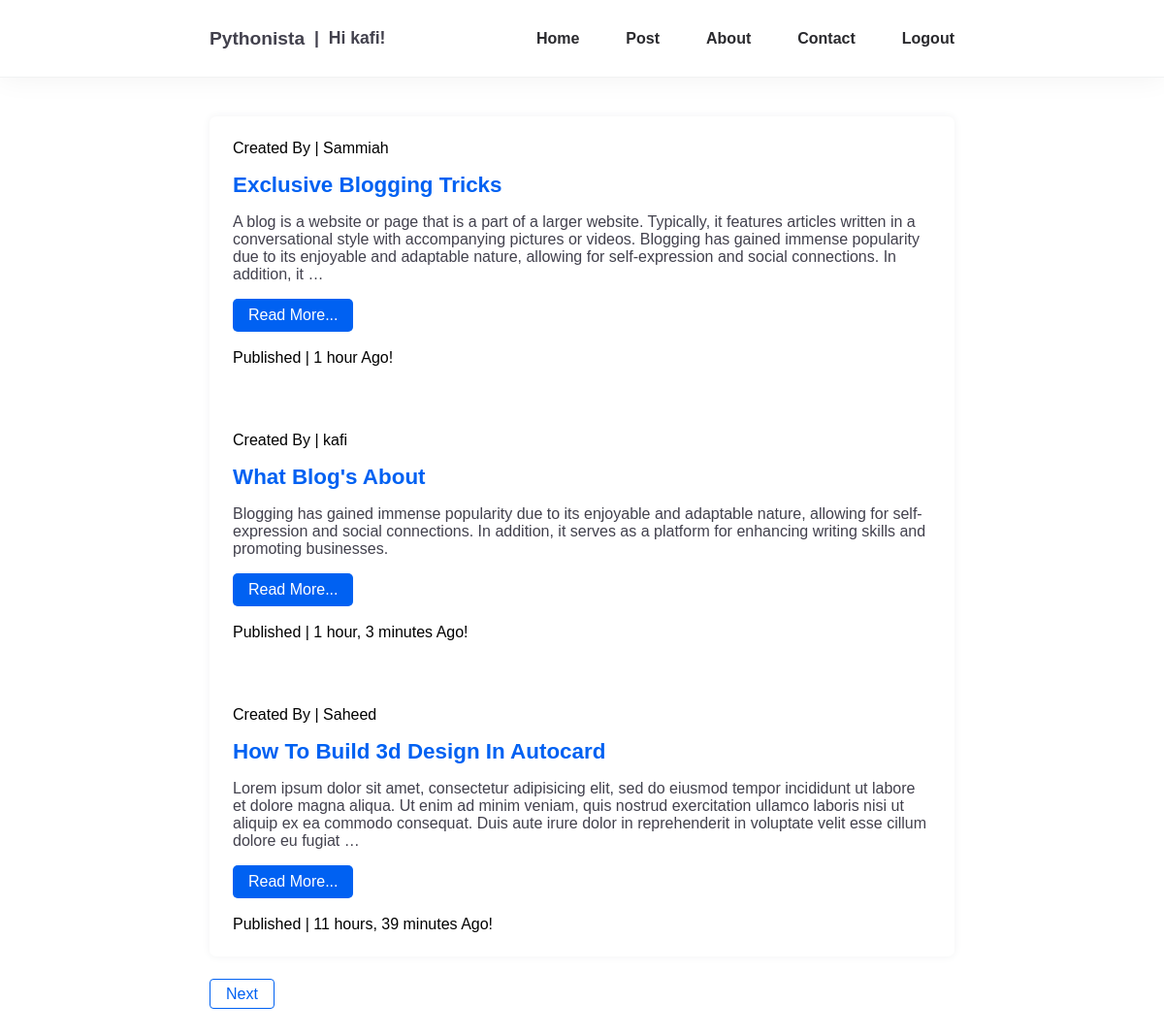
The app's page / (signed in) with its own data.
### blog/models.py (models this page shows, shortened)
class Post(models.Model):
	title = models.CharField(max_length=255, unique=True)
	author = models.ForeignKey(User, on_delete=models.CASCADE)
	body = models.TextField()
	created_on = models.DateTimeField(auto_now_add=True)
	updated_on = models.DateTimeField(auto_now=True)
	class Meta:
		ordering = ['-created_on']

### blog/views.py (the view)
# urls.py: path('', views.home, name='home'),
@login_required(login_url='login')
def home(request):
	posts = Post.objects.all()
	paginator = Paginator(posts, 3)
	page = request.GET.get('page')
	try:
		posts = paginator.page(page)
	except PageNotAnInteger:
		posts = paginator.page(1)
	except EmptyPage:
		posts = paginator.page(paginator.num_pages)
	return render(request, 'home.html', {'posts':posts, 'page':page})

### templates/home.html (shortened to what this page needs)
{% extends 'base.html' %}
{% load static %}
{% block content %}
<section>
		<div class="container">
			<div class="post-page">
				<div class="post-content">
					{% for post in posts %}
					<div class="post-card">
						<p class="sm-txt">Created By | {{ post.author }}</p>
						<a href="{% url 'post_detail' post.pk %}"> <h3 class="post-title">{{ post.title }}</h3></a>
						<p class="post-body">{{ post.body|truncatewords:50 }}</p>
					<a class="card-btn" href="{% url 'post_detail' post.pk %}">Read More...</a><br><br>
					<p class="sm-txt">Published | {{ post.created_on| timesince }} Ago!</p>
					</div>
					{% endfor %}
			</div>
		</div>
		{% include "pagination.html" with page=posts %}
	</section>
{% endblock %}

### templates/base.html (shortened to what this page needs)
{% load static %}
<!DOCTYPE html>
<html>
<head>
	<link rel="stylesheet" type="text/css" href="{% static 'css/style.css' %}">
</head>
<body>
	<nav class="navbar">
		<div class="container">
			<div class="wrapper">
			<a class="navbar-brand" href="/">Pythonista</a>
			{% if user.is_authenticated %}
			<a class="welcome">|&nbsp; Hi {{ user.username }}!</a>
			{% endif %}
			</div>
			<div class="navbar-collapse">
				<ul class="navbar-nav">
					<li class="nav-item">
						<a class="nav-link" href="{% url 'home' %}">Home</a>
					</li>
					<li class="nav-item">
						<a class="nav-link" href="{% url 'new' %}">Post</a>
					</li>
					<li class="nav-item">
						<a class="nav-link" href="#">About</a>
					</li>
					<li class="nav-item">
						<a class="nav-link" href="#">Contact</a>
					</li>
					{% if user.is_authenticated %}
					<li class="nav-item">
						<a class="nav-link" href="{% url 'logout' %}">Logout</a>
					</li>
					{% endif %}
				</ul>
			</div>
		</div>
	</nav>
	{% block content %}
	{% endblock %}
</body>
</html>

### blog/static/css/style.css (style rules this page uses)
*, *::before, *::after { margin: 0; padding: 0; box-sizing: border-box; font-family: 'Poppins',sans-serif; outline: none; list-style: none; box-shadow: none; text-decoration: none; }
:root { --primary-color: #2a2a2e; --secondary-color: #42414d; --accent-color: #dcdcdc; --color-white: #fff; --color-light: #f1f2f3; --color-black: #000; }
.container { max-width: 800px; margin: 0 auto; padding: 0 16px; }
body { background: var(--color-white); font-weight: normal; }
.navbar { height: 5em; background: var(--color-white); box-shadow: 0 0 30px #f1f1f1; border-bottom: solid 0.1rem var(--color-light); }
.navbar .container { height: 100%; display: flex; align-items: center; justify-content: space-between; }
.navbar-brand { font-size: 1.2rem; font-weight: 800; color: var(--secondary-color); }
.navbar .navbar-collapse .navbar-nav { display: flex; }
.navbar .navbar-collapse .navbar-nav .nav-item { margin-left: 3rem; transition: 200ms ease; }
.navbar .navbar-collapse .navbar-nav .nav-link { font-weight: 600; font-size: 1rem; color: var(--primary-color); }
.post-page { margin: 30px auto; background: var(--color-white); box-shadow: 0 0 10px var(--color-light); border-radius: 7px; }
.post-card { padding: 1.5rem; margin-bottom: 1.2rem; }
.post-title { margin-bottom: 1rem; font-weight: 700; text-transform: capitalize; font-size: 1.4rem; margin-top: 1rem; color: #0061f2; }
.post-body { color: var(--secondary-color); font-size: 1rem; font-weight: normal; }
.card-btn { display: inline-block; padding: 8px 16px; margin-top: 1rem; color: var(--color-white); border-radius: 5px; font-size: 1rem; font-weight: 500; border: none; cursor: pointer; background: #0061f2; }
.helptext ul, li { font-size: 1rem; }

### templates/base.html (style rules this page uses)
section { padding: 10px 0; }
.wrapper { display: flex; align-items: center; gap: 10px; }
.welcome { font-size: 1.1rem; font-weight: 700; color: var(--secondary-color); pointer-events: none; }

### records on screen
Post: author "Sammiah", title "Exclusive Blogging Tricks", body "A blog is a website or page that is a part of a larger website. Typically, it features articles written in a conversational style with accompanying pictures or videos. Blogging has gained immense popularity due to its enjoyable and adaptable nature, allowing for self-expression and social connections. In addition, it …", created_on "1 hour"
Post: author "kafi", title "What Blog's About", body "Blogging has gained immense popularity due to its enjoyable and adaptable nature, allowing for self-expression and social connections. In addition, it serves as a platform for enhancing writing skills and promoting businesses.", created_on "1 hour, 3 minutes"
Post: author "Saheed", title "How To Build 3d Design In Autocard", body "Lorem ipsum dolor sit amet, consectetur adipisicing elit, sed do eiusmod tempor incididunt ut labore et dolore magna aliqua. Ut enim ad minim veniam, quis nostrud exercitation ullamco laboris nisi ut aliquip ex ea commodo consequat. Duis aute irure dolor in reprehenderit in voluptate velit esse cillum dolore eu fugiat …", created_on "11 hours, 39 minutes"

### other values on screen
{{ user.username }} "kafi"
